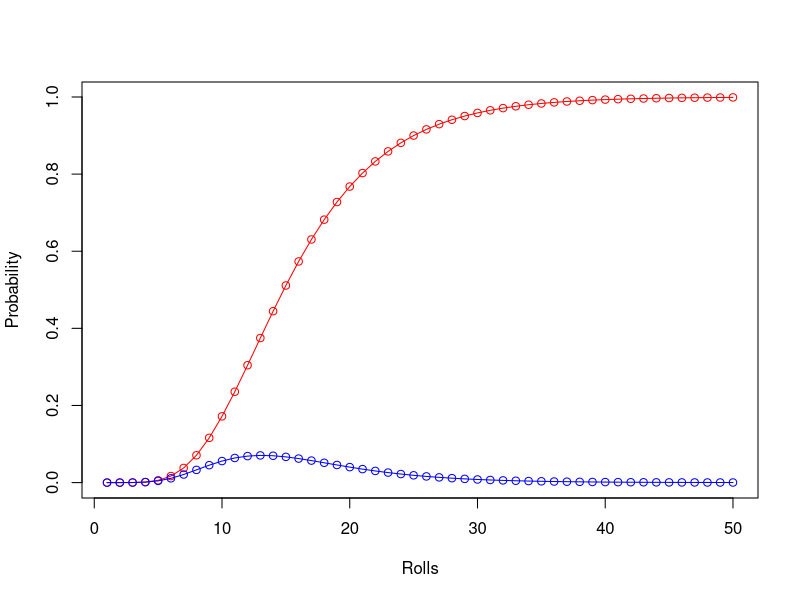

The R source for this figure:
x  <-  c(0.1615055828898457, 0.3230111657796915, 0.2907100492017223,
         0.1550453595742519, 0.05426587585098816, 0.01302381020423716,
         0.002170635034039527, 2.48072575318803*10^-4,
         1.860544314891023*10^-5, 8.2690858439601*10^-7,
         1.65381716879202*10^-8, 0.0, 0.1938066994678149,
         0.3488520590420667, 0.2790816472336534, 0.1302381020423716,
         0.03907143061271148, 0.007814286122542296,
         0.001041904816338973, 8.930612711476907*10^-5,
         4.465306355738455*10^-6, 9.922903012752121*10^-8, 0.0, 0.0,
         0.2325680393613778, 0.3721088629782046, 0.2604762040847432,
         0.1041904816338973, 0.02604762040847432, 0.004167619265355891,
         4.167619265355891*10^-4, 2.381496723060509*10^-5,
         5.953741807651273*10^-7,0.0, 0.0, 0.0, 0.2790816472336534,
         0.3907143061271148, 0.2344285836762689, 0.07814286122542295,
         0.01562857224508459, 0.001875428669410151,
         1.250285779606767*10^-4, 3.572245084590763*10^-6,0.0, 0.0,
         0.0, 0.0, 0.3348979766803841, 0.4018775720164609,
         0.2009387860082305, 0.05358367626886145, 0.008037551440329218,
         6.430041152263375*10^-4, 2.143347050754458*10^-5,0.0, 0.0,
         0.0, 0.0, 0.0, 0.4018775720164609, 0.4018775720164609,
         0.1607510288065844, 0.03215020576131687, 0.003215020576131687,
         1.286008230452675*10^-4,0.0, 0.0, 0.0, 0.0, 0.0, 0.0,
         0.4822530864197531, 0.3858024691358025, 0.1157407407407407,
         0.0154320987654321, 7.716049382716049*10^-4,0.0, 0.0, 0.0,
         0.0, 0.0, 0.0, 0.0, 0.5787037037037037, 0.3472222222222222,
         0.06944444444444445, 0.004629629629629629,0.0, 0.0, 0.0, 0.0,
         0.0, 0.0, 0.0, 0.0, 0.6944444444444444, 0.2777777777777778,
         0.02777777777777778,0.0, 0.0, 0.0, 0.0, 0.0, 0.0, 0.0, 0.0,
         0.0, 0.8333333333333334, 0.1666666666666667,0.0, 0.0, 0.0,
         0.0, 0.0, 0.0, 0.0, 0.0, 0.0, 0.0, 1.0)
P  <-  t( matrix(x, 11, 11) )

PPow  <- P
tenzicdf  <- c(PPow[1,11])
for (i in 2:50) {
  PPow  <- PPow %*% P;
  tenzicdf  <- c(tenzicdf, PPow[1,11])
}

tenzipdf  <-  tenzicdf[2:50] - tenzicdf[1:49]
tenzipdf  <- c(tenzicdf[1], tenzipdf)

sum(tenzipdf)
tenzimean  <- (1:50) %*% tenzipdf

Q  <-  P[1:10, 1:10]
I10  <-  diag(10)
N  <- solve( I10 - Q, I10)

mean  <- N %*% rep(1,10)
Varw  <- ((2 * N - I10) %*% N) %*% rep(1, 10) - ( N %*% rep(1, 10) )^2
sdw  <- sqrt(Varw)
cat("Mean waiting time: ", mean[1], "\nSD of waiting time:", sdw[1], "\n");

plot(x = 1:50, tenzicdf, col="red", xlab="Rolls", ylab="Probability")
points(1:50, tenzicdf, type="l", col="red")
points(1:50, tenzipdf, col="blue")
points(1:50, tenzipdf, type="l", col="blue")

## NAME: tenzi.R -- Compute probabilities and statistics of Tenzi game
## USAGE: within R, at interactive prompt
##        source("tenzi.R")
## REQUIRED ARGUMENTS: none
## OPTIONS:  none
## DESCRIPTION: Compute probabilities and statistics of Tenzi game
##   using the transition probability matrix and the normal matrix.           
## DIAGNOSTICS: None
## CONFIGURATION AND ENVIRONMENT: R base, including simple graphics
## DEPENDENCIES: R base
## INCOMPATIBILITIES: none known
## PROVENANCE: Steve Dunbar, created on 26 Oct 2020 10:23:22 AM CDT
## BUGS AND LIMITATIONS: none known
## FEATURES AND POTENTIAL IMPROVEMENTS: ggplot2 makes prettier plots
## AUTHOR:  Steve Dunbar
## VERSION: Version 1.0 as of Mon 26 Oct 2020 10:23:48 AM CDT
## KEYWORDS: Markov chain, matrix power, pdf, cdf, waiting time

